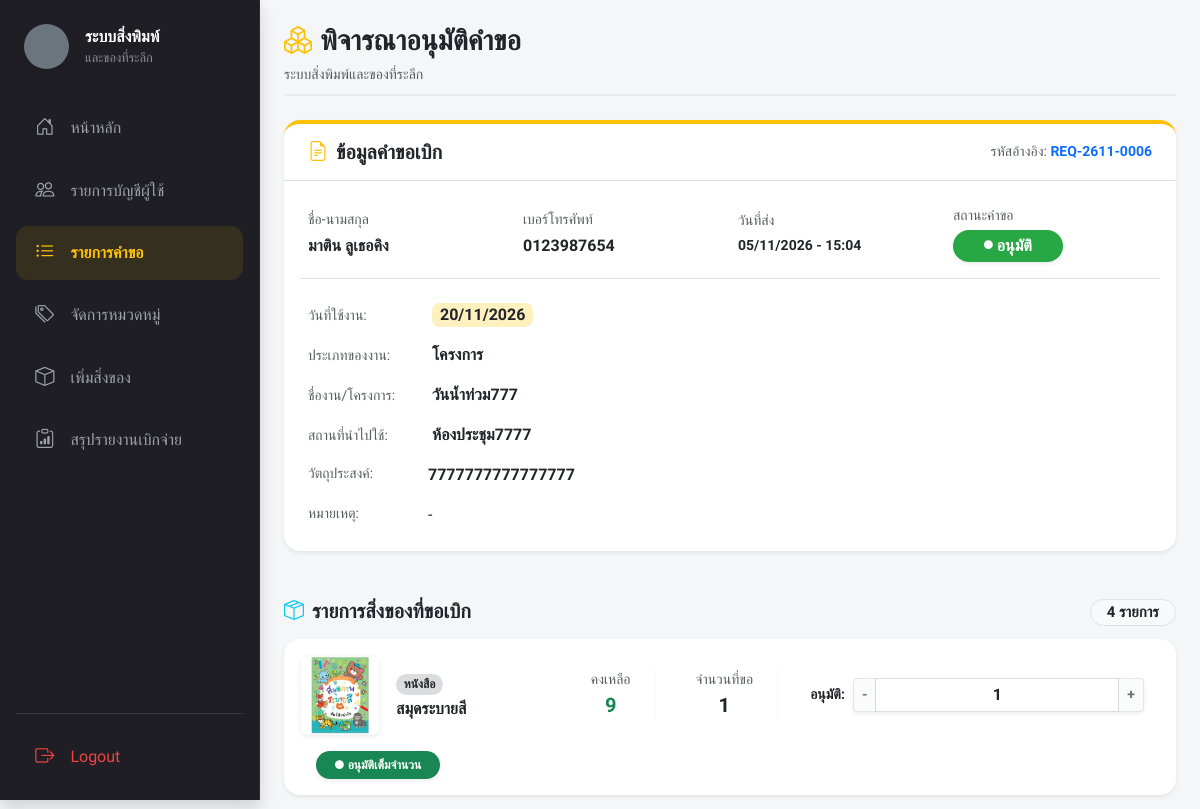
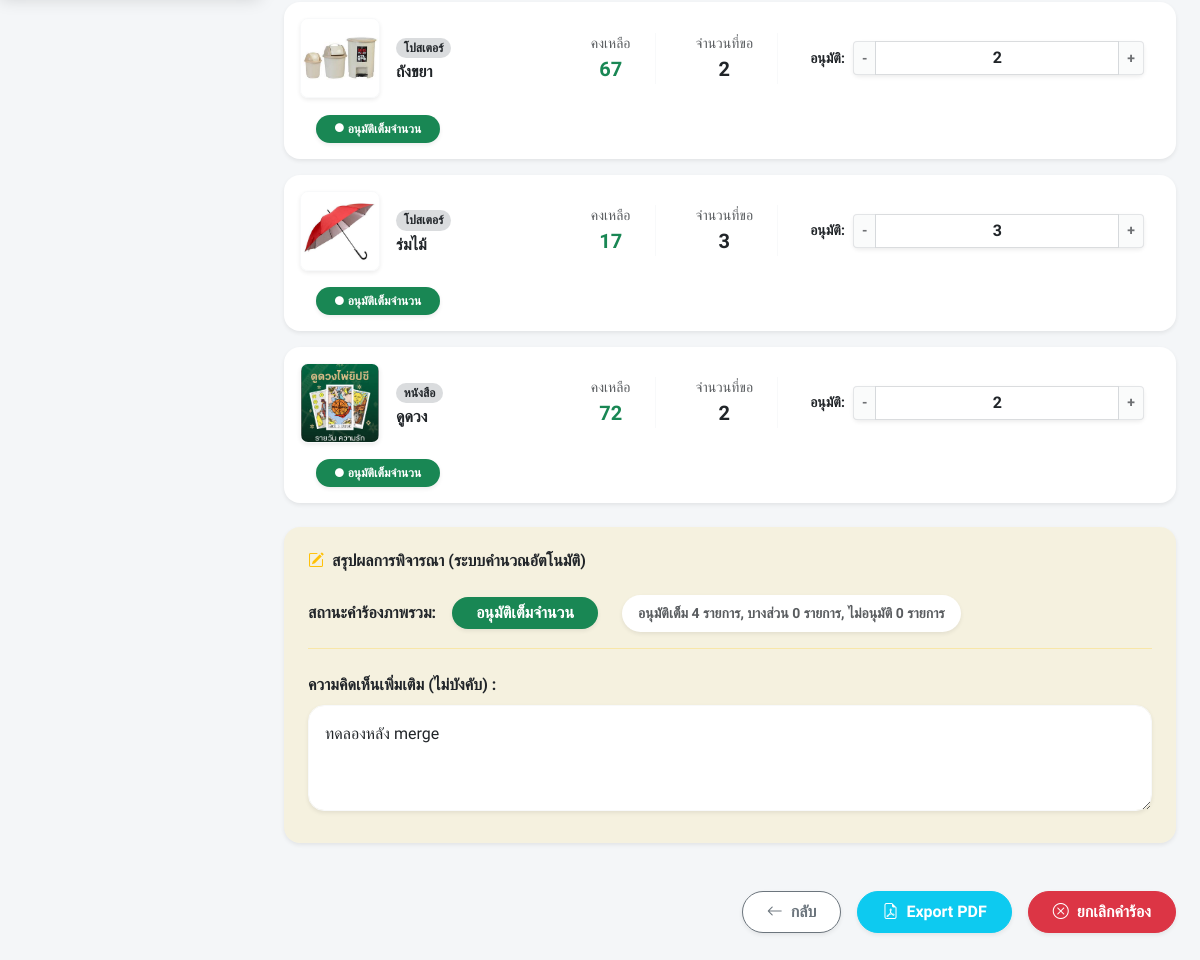
The app's page /index.php?page=request_view&id=31 (signed in) with its own data (2 pictures, top to bottom).
### tables this page shows
CREATE TABLE `requests` (
  `request_id` int(11) NOT NULL,
  `request_no` varchar(20) NOT NULL,
  `user_id` int(11) NOT NULL,
  `request_date` datetime DEFAULT current_timestamp(),
  `use_date` date DEFAULT NULL,
  `event_type` varchar(50) DEFAULT NULL,
  `event_name` varchar(200) DEFAULT NULL,
  `location` varchar(200) DEFAULT NULL,
  `purpose` text DEFAULT NULL,
  `user_note` text DEFAULT NULL,
  `status` varchar(20) DEFAULT 'Pending',
  `admin_comment` text DEFAULT NULL,
  `approved_at` datetime DEFAULT NULL,
  `approved_by` int(11) DEFAULT NULL,
  `is_read_user` tinyint(1) NOT NULL DEFAULT 0
);

CREATE TABLE `users` (
  `user_id` int(11) NOT NULL,
  `username` varchar(50) NOT NULL,
  `password` varchar(255) NOT NULL,
  `full_name` varchar(100) DEFAULT NULL,
  `email` varchar(150) DEFAULT NULL,
  `department_id` int(11) DEFAULT NULL,
  `sub_department_id` int(11) DEFAULT NULL,
  `employment_type_id` int(11) DEFAULT NULL,
  `position` varchar(100) DEFAULT NULL,
  `phone_number` varchar(20) DEFAULT NULL,
  `role` varchar(20) DEFAULT 'User',
  `approve_user` int(2) NOT NULL DEFAULT 0,
  `created_at` datetime NOT NULL
);

CREATE TABLE `request_items` (
  `request_item_id` int(11) NOT NULL,
  `request_id` int(11) NOT NULL,
  `item_id` int(11) NOT NULL,
  `requested_qty` int(11) NOT NULL,
  `approved_qty` int(11) DEFAULT NULL,
  `item_status` varchar(20) DEFAULT NULL
);

CREATE TABLE `categories` (
  `category_id` int(11) NOT NULL,
  `name` varchar(100) DEFAULT NULL,
  `is_active` tinyint(1) DEFAULT 1,
  `created_at` datetime DEFAULT current_timestamp()
);

CREATE TABLE `items` (
  `id` int(11) NOT NULL,
  `item_code` varchar(20) NOT NULL,
  `category_id` int(11) NOT NULL,
  `name` varchar(200) NOT NULL,
  `description` text DEFAULT NULL,
  `current_stock` int(11) DEFAULT 0,
  `is_active` tinyint(1) NOT NULL DEFAULT 1,
  `low_stock_threshold` int(11) DEFAULT 10,
  `images` text DEFAULT NULL,
  `created_at` datetime DEFAULT current_timestamp()
);

### views/admin/request_view.php (the view, shortened to what this page needs)
<?php
$request_id = $_GET['id'] ?? '';
$stmt = $pdo->prepare("
    SELECT r.*, u.full_name, u.phone_number
    FROM requests r
    LEFT JOIN users u ON r.user_id = u.user_id
    WHERE r.request_id = ?
");
$stmt->execute([$request_id]);
$request = $stmt->fetch();
$itemStmt = $pdo->prepare("
    SELECT
        ri.*,
        i.name AS item_name,
        i.images,
        i.current_stock,
        c.name AS category_name
    FROM request_items ri
    LEFT JOIN items i ON ri.item_id = i.id
    LEFT JOIN categories c ON i.category_id = c.category_id
    WHERE ri.request_id = ?
");
$itemStmt->execute([$request_id]);
$items = $itemStmt->fetchAll();
$isPending = ($request['status'] === 'รออนุมัติ' || $request['status'] === 'Pending');
$statusText = $request['status'];
$badgeStyle = 'min-width: 110px; ';
if ($statusText === 'รออนุมัติ' || $statusText === 'Pending') {
    $badgeStyle .= 'background-color: #ffc107; color: #000;';
    $statusText = 'รออนุมัติ';
} elseif (strpos($statusText, 'อนุมัติบางส่วน') !== false) {
    $badgeStyle .= 'background-color: #fd7e14; color: #fff;';
} elseif (strpos($statusText, 'ไม่อนุมัติ') !== false) {
    $badgeStyle .= 'background-color: #dc3545; color: #fff;';
} elseif (strpos($statusText, 'อนุมัติ') !== false) {
    $badgeStyle .= 'background-color: #28a745; color: #fff;';
} else {
    $badgeStyle .= 'background-color: #6c757d; color: #fff;';
}
?>
<form action="actions/admin/request_approve.php" method="POST" id="approvalForm">
    <div class="d-flex justify-content-between align-items-center mb-4 pb-2" style="border-bottom: 2px solid #e9ecef;">
        <div>
            <h3 class="fw-bolder mb-1 text-dark"><i class="bi bi-boxes text-warning me-2"></i>พิจารณาอนุมัติคำขอ</h3>
            <span class="text-muted small">ระบบสิ่งพิมพ์และของที่ระลึก</span>
        </div>
    </div>
    <div class="card border-0 rounded-4 shadow-sm mb-4 border-warning border-top border-4 bg-white">
        <div class="card-header bg-white py-3 px-4 border-bottom d-flex justify-content-between align-items-center rounded-top-4">
            <h5 class="fw-bold mb-0 text-dark"><i class="bi bi-file-earmark-text me-2 text-warning"></i>ข้อมูลคำขอเบิก</h5>
            <span class="text-muted small">รหัสอ้างอิง: <span class="fw-bold text-primary"><?= htmlspecialchars($request['request_no']) ?></span></span>
        </div>
        <div class="card-body p-4">
            <div class="row g-3 align-items-center mb-4 pb-3 border-bottom">
                <div class="col-12 col-sm-6 col-md-3">
                    <div class="text-muted small mb-1">ชื่อ-นามสกุล</div>
                    <div class="fw-bold text-dark fs-6"><?= htmlspecialchars($request['full_name'] ?? 'ไม่ทราบชื่อ') ?></div>
                </div>
                <div class="col-12 col-sm-6 col-md-3">
                    <div class="text-muted small mb-1">เบอร์โทรศัพท์</div>
                    <div class="fw-bold text-dark fs-6"><?= htmlspecialchars($request['phone_number'] ?? '-') ?></div>
                </div>
                <div class="col-12 col-sm-6 col-md-3">
                    <div class="text-muted small mb-1">วันที่ส่ง</div>
                    <div class="fw-bold text-dark small">
                        <?= date('d/m/Y - H:i', strtotime($request['request_date'])) ?>
                    </div>
                </div>
                <div class="col-12 col-sm-6 col-md-3">
                    <div class="text-muted small mb-1">สถานะคำขอ</div>
                    <span class="badge px-3 py-2 fs-6 rounded-pill shadow-sm d-inline-flex align-items-center justify-content-center" style="<?= $badgeStyle ?>" id="headerStatusBadge">
                        <i class="bi bi-circle-fill small me-1" style="font-size: 0.55rem;"></i>
                        <?= htmlspecialchars($statusText) ?>
                    </span>
                </div>
            </div>
            <div class="row g-2">
                <div class="col-12 mb-2">
                    <span class="text-muted small d-inline-block" style="width: 120px;">วันที่ใช้งาน:</span>
                    <span class="badge bg-warning text-dark bg-opacity-25 px-2 py-1 fs-6 rounded-3"><?= date('d/m/Y', strtotime($request['use_date'])) ?></span>
                </div>
                <div class="col-12 mb-2">
                    <span class="text-muted small d-inline-block" style="width: 120px;">ประเภทของงาน:</span>
                    <span class="fw-bold text-dark"><?= htmlspecialchars($request['event_type']) ?></span>
                </div>
                <div class="col-12 mb-2">
                    <span class="text-muted small d-inline-block" style="width: 120px;">ชื่องาน/โครงการ:</span>
                    <span class="fw-bold text-dark"><?= htmlspecialchars($request['event_name']) ?></span>
                </div>
                <div class="col-12 mb-2">
                    <span class="text-muted small d-inline-block" style="width: 120px;">สถานที่นำไปใช้:</span>
                    <span class="fw-bold text-dark"><?= htmlspecialchars($request['location']) ?></span>
                </div>
                <div class="col-12 mb-2 d-flex">
                    <span class="text-muted small flex-shrink-0" style="width: 120px;">วัตถุประสงค์:</span>
                    <span class="fw-bold text-dark"><?= nl2br(htmlspecialchars($request['purpose'])) ?></span>
                </div>
                <div class="col-12 d-flex">
                    <span class="text-muted small flex-shrink-0" style="width: 120px;">หมายเหตุ:</span>
                    <span class="text-dark"><?= nl2br(htmlspecialchars($request['user_note'] ?: '-')) ?></span>
                </div>
            </div>
        </div>
    </div>
    <h5 class="fw-bold mb-3 mt-5 text-dark">
        <i class="bi bi-box-seam text-info me-2"></i>รายการสิ่งของที่ขอเบิก
        <span class="float-end badge bg-light text-dark border rounded-pill px-3"><?= count($items) ?> รายการ</span>
    </h5>
    <div class="mb-4">
        <?php foreach ($items as $index => $item): $images = json_decode($item['images'] ?? '[]', true);
            $imgSrc = !empty($images) ? 'assets/uploads/items/' . $images[0] : 'assets/images/placeholder.jpg';
            $reqQty = (int)$item['requested_qty'];
            $curStock = (int)($item['current_stock'] ?? 0);
            $appQty = $isPending ? min($reqQty, $curStock) : (int)$item['approved_qty'];
        ?>
            <div class="card border-0 rounded-4 shadow-sm mb-3 bg-white">
                <div class="card-body p-3 d-flex align-items-center flex-wrap gap-3">
                    <img src="<?= $imgSrc ?>" class="rounded-3 object-fit-cover border border-light shadow-sm" style="width: 80px; height: 80px;">
                    <div class="flex-grow-1" style="min-width: 150px;">
                        <span class="badge bg-secondary bg-opacity-25 text-dark rounded-pill mb-1"><?= htmlspecialchars($item['category_name'] ?? 'ไม่ระบุ') ?></span>
                        <h6 class="fw-bolder mb-0 text-dark"><?= htmlspecialchars($item['item_name'] ?? 'ไม่ทราบชื่อ (ไอเทมอาจถูกลบ)') ?></h6>
                    </div>
                    <div class="text-center px-4 border-end border-light d-none d-md-block">
                        <span class="d-block text-muted small">คงเหลือ</span>
                        <span class="fw-bolder text-success fs-5"><?= $curStock ?></span>
                    </div>
                    <div class="text-center px-4 border-end border-light d-none d-sm-block">
                        <span class="d-block text-muted small">จำนวนที่ขอ</span>
                        <span class="fw-bolder text-dark fs-5"><?= $reqQty ?></span>
                    </div>
                    <div class="d-flex align-items-center px-3" style="min-width: 150px;">
                        <span class="fw-bold me-2 text-dark small ">อนุมัติ:</span>
                        <div class="input-group input-group-sm shadow-sm rounded-2">
                            <button type="button" class="btn  btn-light border-secondary border-opacity-25 fw-bold px-2 text-dark" onclick="adjustApprove(<?= $index ?>, -1)" <?= !$isPending ? 'disabled' : '' ?>>-</button>
                            <input type="text" name="approved_qty[<?= $item['request_item_id'] ?>]" id="approve_input_<?= $index ?>"
                                class="form-control text-center fw-bolder fs-6 approve-input border-secondary border-opacity-25"
                                value="<?= $appQty ?>" data-req="<?= $reqQty ?>" data-stock="<?= $curStock ?>"
                                oninput="validateInput(this)"
                                <?= !$isPending ? 'readonly' : '' ?>>
                            <button type="button" class="btn btn-light border-secondary border-opacity-25 fw-bold px-2 text-dark" onclick="adjustApprove(<?= $index ?>, 1)" <?= !$isPending ? 'disabled' : '' ?>>+</button>
                        </div>
                    </div>
                    <div style="min-width: 140px;" class="text-end ps-3 ">
                        <span class="badge rounded-pill py-2 w-100 item-status-badge d-inline-flex align-items-center justify-content-center shadow-sm " id="item_badge_<?= $index ?>">
                            <i class="bi bi-circle-fill small me-1" style="font-size: 0.55rem;"></i> <span id="item_text_<?= $index ?>"></span>
                        </span>
                    </div>
                </div>
            </div>
        <?php endforeach; ?>
    </div>
    <div class="card border-0 rounded-4 shadow-sm mb-5 bg-warning bg-opacity-10">
        <div class="card-body p-4">
            <h6 class="fw-bold mb-4 text-dark"><i class="bi bi-pencil-square me-2 text-warning"></i>สรุปผลการพิจารณา (ระบบคำนวณอัตโนมัติ)</h6>
            <div class="d-flex align-items-center mb-4 pb-3 border-bottom border-warning border-opacity-25 flex-wrap gap-2">
                <span class="fw-bold text-dark me-2">สถานะคำร้องภาพรวม:</span>
                <span class="badge px-3 py-2 fs-6 rounded-pill shadow-sm" id="summaryOverallBadge">รออนุมัติ</span>
                <span class="fw-bold bg-white text-muted px-3 py-2 rounded-pill shadow-sm small" id="summaryTextInfo"></span>
            </div>
            <div class="mb-2">
                <label class="fw-bold mb-2 text-dark">ความคิดเห็นเพิ่มเติม (ไม่บังคับ) :</label>
                <textarea name="admin_comment" class="form-control border-light shadow-sm rounded-4 p-3" rows="3" <?= !$isPending ? 'readonly' : '' ?> placeholder="พิมพ์ความคิดเห็นถึงผู้เบิก (ถ้ามี)..."><?= htmlspecialchars($request['admin_comment'] ?? '') ?></textarea>
            </div>
        </div>
    </div>
    <div class="d-flex justify-content-end gap-3 mb-5 flex-wrap">
        <a href="index.php?page=request_list" class="btn btn-outline-secondary fw-bold px-4 py-2 bg-white rounded-pill shadow-sm">
            <i class="bi bi-arrow-left me-2"></i>กลับ
        </a>
        <?php if ($isPending): ?>
            <button type="submit" name="action" value="approve" class="btn btn-warning fw-bolder px-3 py-2 shadow rounded-pill">
                <i class="bi bi-save me-2"></i>บันทึกผลพิจารณา
            </button>
        <?php else: ?>
            <a href="actions/export_pdf.php?id=<?= $request['request_id'] ?>" target="_blank" class="btn btn-info text-white fw-bolder px-4 py-2 rounded-pill shadow-sm">
                <i class="bi bi-file-earmark-pdf me-2"></i>Export PDF
            </a>
            <?php if ($request['status'] !== 'ยกเลิก' && $request['status'] !== 'ไม่อนุมัติ'): ?>
                <button type="submit" name="action" value="cancel" class="btn btn-danger fw-bolder px-4 py-2 shadow-sm rounded-pill" onclick="return confirm('ต้องการยกเลิกคำร้องนี้และคืนสต็อกใช่หรือไม่?');">
                    <i class="bi bi-x-circle me-2"></i>ยกเลิกคำร้อง
                </button>
            <?php endif; ?>
        <?php endif; ?>
    </div>
</form>

### records on screen
requests: request_no "REQ-2611-0006", user.full_name "มาติน ลูเธอคิง", user.phone_number "0123987654", request_date "05/11/2026 - 15:04", status "อนุมัติ", use_date "20/11/2026", event_type "โครงการ", event_name "วันน้ำท่วม777", location "ห้องประชุม7777", purpose "7777777777777777", user_note "-", admin_comment "ทดลองหลัง merge"
request_items: shows a picture, categories.name "หนังสือ", item.name "สมุดระบายสี", item.current_stock "9", requested_qty "1", request+approved_qty+requested_qty "1"
request_items: shows a picture, categories.name "โปสเตอร์", item.name "ถังขยา", item.current_stock "67", requested_qty "2", request+approved_qty+requested_qty "2"
request_items: shows a picture, categories.name "โปสเตอร์", item.name "ร่มไม้", item.current_stock "17", requested_qty "3", request+approved_qty+requested_qty "3"
request_items: shows a picture, categories.name "หนังสือ", item.name "ดูดวง", item.current_stock "72", requested_qty "2", request+approved_qty+requested_qty "2"

### other values on screen
count($items) "4"
